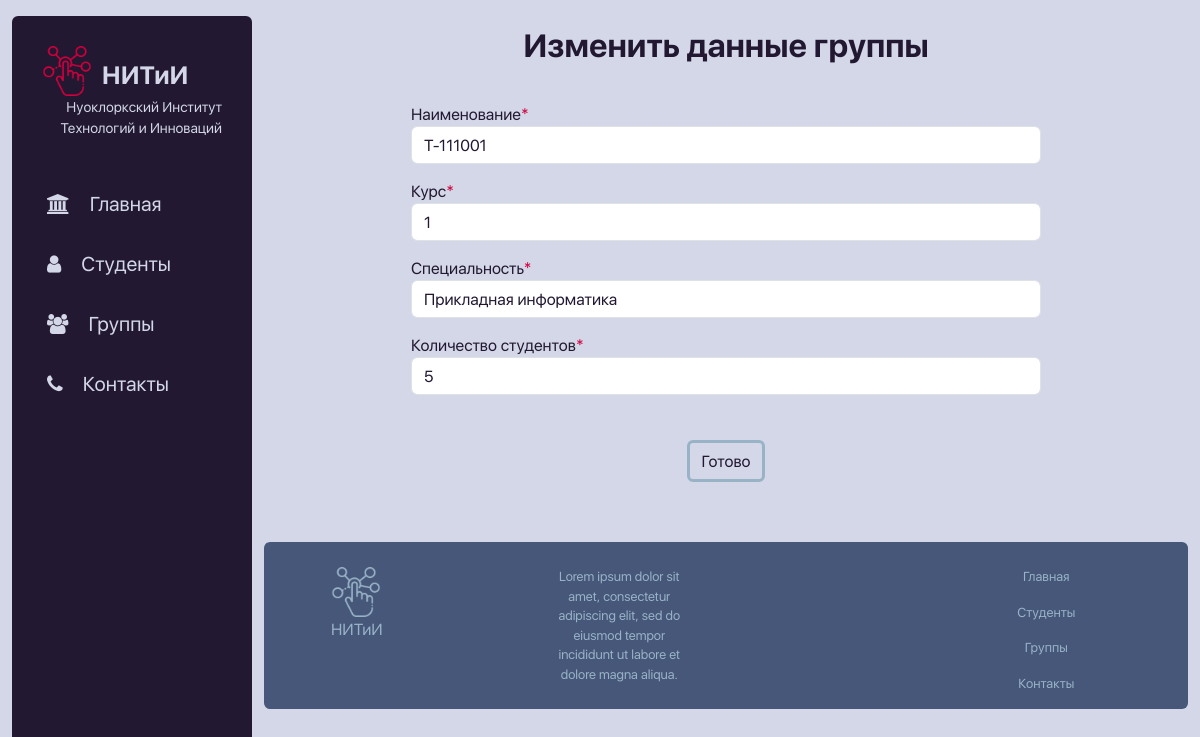
Screenshot of /groups/1/update with the database file from the repository.
### groups/models.py (models this page shows, shortened)
class Groups(models.Model):
    name = models.CharField('Наименование', max_length=50)
    course = models.IntegerField('Курс')
    speciality = models.ForeignKey('Specialities', on_delete=models.CASCADE)
    count_of_students = models.IntegerField('Количество студентов', default=0)
    class Meta:
        verbose_name = 'Группа'
        verbose_name_plural = 'Группы'

### groups/views.py (the view)
# urls.py: path('<int:pk>/update', views.Update.as_view(), name='group_update')
class Update(UpdateView):
    model = Groups
    template_name = 'groups/update.html'
    form_class = GroupsForm
    success_url = '/groups/'

### groups/forms.py
class GroupsForm(ModelForm):
    class Meta():
        model = Groups
        fields = ['name', 'course', 'speciality', 'count_of_students']
        widgets = {
            "name": TextInput(attrs={
                'class': 'form-control',
                'id': 'name'
            }),
            "course": NumberInput(attrs={
                'class': 'form-control',
                'id': 'course'
            }),
            "speciality": Select(attrs={
                'class': 'form-control',
                'id': 'speciality'
            }),
            "count_of_students": NumberInput(attrs={
                'class': 'form-control',
                'id': 'count_of_students'
            })
        }

### groups/models.py (called while the page is built)
    def __str__(self):
        return self.name

### groups/templates/groups/update.html (shortened to what this page needs)
{% extends 'main/layout.html' %}
{% block content %}
    <h2 class="title">Изменить данные группы</h2>
    <div class="container text-center">
        <form method="POST" class="form text-center">
            <label for="name">Наименование<span>*</span></label>
            {{ form.name }}
            <label for="course">Курс<span>*</span></label>
            {{ form.course }}
            <label for="speciality">Специальность<span>*</span></label>
            {{ form.speciality }}
            <label for="count_of_students">Количество студентов<span>*</span></label>
            {{ form.count_of_students }}
            <div class="text-center">
                <button class="btn button_option" type="submit">Готово</button>
            </div>
        </form>
    </div>
    {% include 'main/footer.html' %}
{% endblock %}

### main/static/main/css/main.css (style rules this page uses)
body { background: var(--white); }
.title { text-align: center; margin-top: 10px; color: var(--purple); font-family: 'SFNS Display Bold'; }
.button_option { margin: 30px; color: var(--purple); border: solid var(--blue); transition: 0.25s; }
.form { margin: 30px 15%; }
form label { float: left; color: var(--purple); }
form label span { color: var(--red); }
form input { margin-bottom: 15px; }
form select { margin-bottom: 15px; }
.form-control { color: var(--purple); }
:root { --red: #d2003e; --purple: #221831; --dark-blue: #465779; --blue: #99b3c6; --white: #d3d7e7; }

### rows the page displays
Groups: name "Т-111001", course "1", speciality "Прикладная информатика", count_of_students "5"
